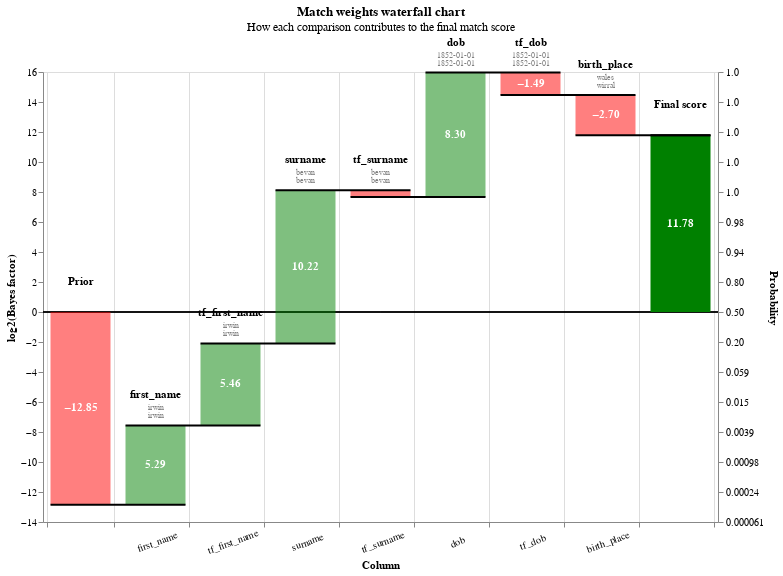

Write notebook code for a chart like this one.
### Code cell
records = linker.prediction_errors_from_labels_column(
    "cluster",
    threshold=0.999,
    include_false_negatives=False,
    include_false_positives=True,
).as_record_dict()
linker.waterfall_chart(records)

### Figure 1 — Vega-Lite specification as saved in the notebook (floating-point values rounded to 4 significant figures; data arrays with more than 128 entries replaced by an {"elided": "..."} marker saying what was removed)
{"$schema": "https://vega.github.io/schema/vega-lite/v5.9.3.json", "config": {"view": {"continuousHeight": 300, "continuousWidth": 400}}, "data": {"name": "data-6986e400f8866ebcb17e907962e30c53"}, "datasets": {"data-6986e400f8866ebcb17e907962e30c53": {"elided": "585 records"}}, "height": 450, "layer": [{"layer": [{"encoding": {"color": {"value": "black"}, "size": {"value": 0.5}, "y": {"field": "zero", "type": "quantitative"}}, "mark": "rule"}, {"encoding": {"color": {"condition": {"test": "(datum.log2_bayes_factor < 0)", "value": "red"}, "value": "green"}, "opacity": {"condition": {"test": "datum.column_name == 'Prior match weight' || datum.column_name == 'Final score'", "value": 1}, "value": 0.5}, "tooltip": [{"field": "column_name", "title": "Comparison column", "type": "nominal"}, {"field": "value_l", "title": "Value (L)", "type": "nominal"}, {"field": "value_r", "title": "Value (R)", "type": "nominal"}, {"field": "label_for_charts", "title": "Label", "type": "ordinal"}, {"field": "sql_condition", "title": "SQL condition", "type": "nominal"}, {"field": "comparison_vector_value", "title": "Comparison vector value", "type": "nominal"}, {"field": "bayes_factor", "format": ",.4f", "title": "Bayes factor = m/u", "type": "quantitative"}, {"field": "log2_bayes_factor", "format": ",.4f", "title": "Match weight = log2(m/u)", "type": "quantitative"}, {"field": "prob", "format": ".4f", "title": "Adjusted match score", "type": "quantitative"}, {"field": "bayes_factor_description", "title": "Match weight description", "type": "nominal"}], "x": {"axis": {"grid": true, "labelAlign": "center", "labelAngle": -20, "labelExpr": "datum.value == 'Prior' || datum.value == 'Final score' ? '' : datum.value", "labelPadding": 10, "tickBand": "extent", "title": "Column"}, "field": "column_name", "sort": {"field": "bar_sort_order", "order": "ascending"}, "type": "nominal"}, "y": {"axis": {"grid": false, "orient": "left", "title": "log2(Bayes factor)"}, "field": "previous_sum", "type": "quantitative"}, "y2": {"field": "sum"}}, "mark": {"type": "bar", "width": 60}}, {"encoding": {"color": {"value": "white"}, "text": {"condition": {"field": "log2_bayes_factor", "format": ".2f", "test": "abs(datum.log2_bayes_factor) > 1", "type": "nominal"}, "value": ""}, "x": {"axis": {"labelAngle": -20, "title": "Column"}, "field": "column_name", "sort": {"field": "bar_sort_order", "order": "ascending"}, "type": "nominal"}, "y": {"axis": {"orient": "left"}, "field": "center", "type": "quantitative"}}, "mark": {"fontWeight": "bold", "type": "text"}}, {"encoding": {"color": {"value": "black"}, "text": {"field": "column_name", "type": "nominal"}, "x": {"axis": {"labelAngle": -20, "title": "Column"}, "field": "column_name", "sort": {"field": "bar_sort_order", "order": "ascending"}, "type": "nominal"}, "y": {"field": "sum_top", "type": "quantitative"}}, "mark": {"baseline": "bottom", "dy": -25, "fontWeight": "bold", "type": "text"}}, {"encoding": {"color": {"value": "grey"}, "text": {"field": "value_l", "type": "nominal"}, "x": {"axis": {"labelAngle": -20, "title": "Column"}, "field": "column_name", "sort": {"field": "bar_sort_order", "order": "ascending"}, "type": "nominal"}, "y": {"field": "sum_top", "type": "quantitative"}}, "mark": {"baseline": "bottom", "dy": -13, "fontSize": 8, "type": "text"}}, {"encoding": {"color": {"value": "grey"}, "text": {"field": "value_r", "type": "nominal"}, "x": {"axis": {"labelAngle": -20, "title": "Column"}, "field": "column_name", "sort": {"field": "bar_sort_order", "order": "ascending"}, "type": "nominal"}, "y": {"field": "sum_top", "type": "quantitative"}}, "mark": {"baseline": "bottom", "dy": -5, "fontSize": 8, "type": "text"}}]}, {"encoding": {"x": {"axis": {"labelAngle": -20, "title": "Column"}, "field": "column_name", "sort": {"field": "bar_sort_order", "order": "ascending"}, "type": "nominal"}, "x2": {"field": "lead"}, "y": {"axis": {"labelExpr": "format(1 / (1 + pow(2, -1*datum.value)), '.2r')", "orient": "right", "title": "Probability"}, "field": "sum", "scale": {"zero": false}, "type": "quantitative"}}, "mark": {"color": "black", "strokeWidth": 2, "type": "rule", "x2Offset": 30, "xOffset": -30}}], "params": [{"bind": {"input": "range", "max": 44, "min": 0, "step": 1}, "name": "record_number", "value": 0}], "resolve": {"axis": {"y": "independent"}}, "title": {"subtitle": "How each comparison contributes to the final match score", "text": "Match weights waterfall chart"}, "transform": [{"filter": "(datum.record_number == record_number)"}, {"filter": "(datum.bayes_factor !== 1.0)"}, {"frame": [null, 0], "window": [{"as": "sum", "field": "log2_bayes_factor", "op": "sum"}, {"as": "lead", "field": "column_name", "op": "lead"}]}, {"as": "sum", "calculate": "datum.column_name === \"Final score\" ? datum.sum - datum.log2_bayes_factor : datum.sum"}, {"as": "lead", "calculate": "datum.lead === null ? datum.column_name : datum.lead"}, {"as": "previous_sum", "calculate": "datum.column_name === \"Final score\" || datum.column_name === \"Prior match weight\" ? 0 : datum.sum - datum.log2_bayes_factor"}, {"as": "top_label", "calculate": "datum.sum > datum.previous_sum ? datum.column_name : \"\""}, {"as": "bottom_label", "calculate": "datum.sum < datum.previous_sum ? datum.column_name : \"\""}, {"as": "sum_top", "calculate": "datum.sum > datum.previous_sum ? datum.sum : datum.previous_sum"}, {"as": "sum_bottom", "calculate": "datum.sum < datum.previous_sum ? datum.sum : datum.previous_sum"}, {"as": "center", "calculate": "(datum.sum + datum.previous_sum) / 2"}, {"as": "text_log2_bayes_factor", "calculate": "(datum.log2_bayes_factor > 0 ? \"+\" : \"\") + datum.log2_bayes_factor"}, {"as": "dy", "calculate": "datum.sum < datum.previous_sum ? 4 : -4"}, {"as": "baseline", "calculate": "datum.sum < datum.previous_sum ? \"top\" : \"bottom\""}, {"as": "prob", "calculate": "1. / (1 + pow(2, -1.*datum.sum))"}, {"as": "zero", "calculate": "0*datum.sum"}], "width": {"step": 75}}
